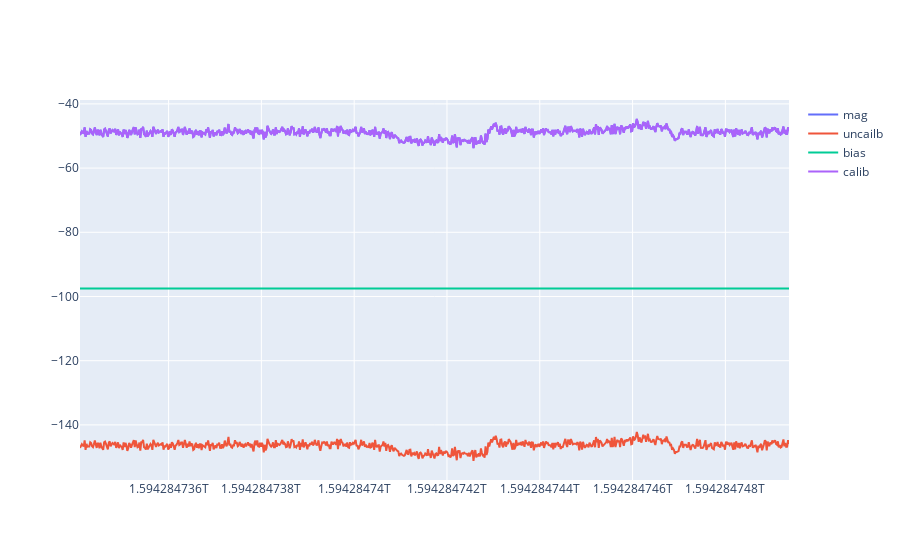

Notebook source saved alongside this figure:
### Code cell
fig = go.Figure()
fig.add_trace(go.Scatter(
    x=sensor_df['time'], 
    y=sensor_df['magz'],
    name="mag"))
fig.add_trace(go.Scatter(
    x=sensor_df['time'], 
    y=sensor_df['z_uncalib'],
    name="uncailb"))
fig.add_trace(go.Scatter(
    x=sensor_df['time'], 
    y=sensor_df['z_bias'],
    name="bias"))
fig.add_trace(go.Scatter(
    x=sensor_df['time'], 
    y=sensor_df['z_uncalib'] - sensor_df['z_bias'],
    name="calib"))

### Figure 1 — Plotly figure (JSON) as saved in the notebook; plotly's stock layout.template omitted (floating-point values rounded to 4 significant figures; data arrays with more than 128 entries replaced by an {"elided": "..."} marker saying what was removed)
{"data": [{"name": "mag", "type": "scatter", "x": {"elided": "764 int values"}, "y": {"elided": "764 float values"}}, {"name": "uncailb", "type": "scatter", "x": {"elided": "764 int values"}, "y": {"elided": "764 float values"}}, {"name": "bias", "type": "scatter", "x": {"elided": "764 int values"}, "y": {"elided": "764 float values"}}, {"name": "calib", "type": "scatter", "x": {"elided": "764 int values"}, "y": {"elided": "764 float values"}}], "layout": {}}
